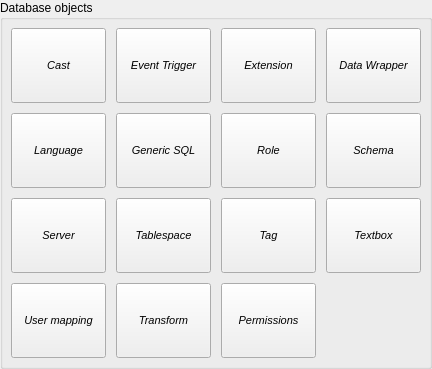
       <widget class="QGroupBox" name="db_objs_grp">
        <property name="title">
         <string>Database objects</string>
        </property>
        <layout class="QGridLayout" name="gridLayout_9">
         <property name="leftMargin">
          <number>4</number>
         </property>
         <property name="topMargin">
          <number>4</number>
         </property>
         <property name="rightMargin">
          <number>4</number>
         </property>
         <property name="bottomMargin">
          <number>4</number>
         </property>
         <item row="0" column="0">
          <widget class="QWidget" name="db_objs_btns_wgt" native="true">
           <property name="sizePolicy">
            <sizepolicy hsizetype="Preferred" vsizetype="Fixed">
             <horstretch>0</horstretch>
             <verstretch>0</verstretch>
            </sizepolicy>
           </property>
           <layout class="QGridLayout" name="gridLayout_4">
            <property name="leftMargin">
             <number>4</number>
            </property>
            <property name="topMargin">
             <number>4</number>
            </property>
            <property name="rightMargin">
             <number>4</number>
            </property>
            <property name="bottomMargin">
             <number>4</number>
            </property>
            <property name="spacing">
             <number>10</number>
            </property>
            <item row="1" column="1">
             <widget class="QToolButton" name="genericsql_tb">
              <property name="sizePolicy">
               <sizepolicy hsizetype="Preferred" vsizetype="Fixed">
                <horstretch>0</horstretch>
                <verstretch>0</verstretch>
               </sizepolicy>
              </property>
              <property name="minimumSize">
               <size>
                <width>95</width>
                <height>75</height>
               </size>
              </property>
              <property name="font">
               <font>
                <pointsize>8</pointsize>
                <weight>50</weight>
                <italic>true</italic>
                <bold>false</bold>
               </font>
              </property>
              <property name="focusPolicy">
               <enum>Qt::NoFocus</enum>
              </property>
              <property name="text">
               <string>Generic SQL</string>
              </property>
              <property name="icon">
               <iconset resource="../res/resources.qrc">
                <normaloff>:/icons/icons/genericsql.png</normaloff>:/icons/icons/genericsql.png</iconset>
              </property>
              <property name="iconSize">
               <size>
                <width>32</width>
                <height>32</height>
               </size>
              </property>
              <property name="autoExclusive">
               <bool>false</bool>
              </property>
              <property name="popupMode">
               <enum>QToolButton::InstantPopup</enum>
              </property>
              <property name="toolButtonStyle">
               <enum>Qt::ToolButtonTextUnderIcon</enum>
              </property>
             </widget>
            </item>
            <item row="0" column="2">
             <widget class="QToolButton" name="extension_tb">
              <property name="sizePolicy">
               <sizepolicy hsizetype="Preferred" vsizetype="Fixed">
                <horstretch>0</horstretch>
                <verstretch>0</verstretch>
               </sizepolicy>
              </property>
              <property name="minimumSize">
               <size>
                <width>95</width>
                <height>75</height>
               </size>
              </property>
              <property name="font">
               <font>
                <pointsize>8</pointsize>
                <weight>50</weight>
                <italic>true</italic>
                <bold>false</bold>
               </font>
              </property>
              <property name="focusPolicy">
               <enum>Qt::NoFocus</enum>
              </property>
              <property name="text">
               <string>Extension</string>
              </property>
              <property name="icon">
               <iconset resource="../res/resources.qrc">
                <normaloff>:/icons/icons/extension.png</normaloff>:/icons/icons/extension.png</iconset>
              </property>
              <property name="iconSize">
               <size>
                <width>32</width>
                <height>32</height>
               </size>
              </property>
              <property name="autoExclusive">
               <bool>false</bool>
              </property>
              <property name="popupMode">
               <enum>QToolButton::InstantPopup</enum>
              </property>
              <property name="toolButtonStyle">
               <enum>Qt::ToolButtonTextUnderIcon</enum>
              </property>
             </widget>
            </item>
            <item row="0" column="4">
             <widget class="QToolButton" name="fdw_tb">
              <property name="sizePolicy">
               <sizepolicy hsizetype="Preferred" vsizetype="Fixed">
                <horstretch>0</horstretch>
                <verstretch>0</verstretch>
               </sizepolicy>
              </property>
              <property name="minimumSize">
               <size>
                <width>95</width>
                <height>75</height>
               </size>
              </property>
              <property name="font">
               <font>
                <pointsize>8</pointsize>
                <weight>50</weight>
                <italic>true</italic>
                <bold>false</bold>
               </font>
              </property>
              <property name="focusPolicy">
               <enum>Qt::NoFocus</enum>
              </property>
              <property name="text">
               <string>Data Wrapper</string>
              </property>
              <property name="icon">
               <iconset resource="../res/resources.qrc">
                <normaloff>:/icons/icons/foreigndatawrapper.png</normaloff>:/icons/icons/foreigndatawrapper.png</iconset>
              </property>
              <property name="iconSize">
               <size>
                <width>32</width>
                <height>32</height>
               </size>
              </property>
              <property name="autoExclusive">
               <bool>false</bool>
              </property>
              <property name="popupMode">
               <enum>QToolButton::InstantPopup</enum>
              </property>
              <property name="toolButtonStyle">
               <enum>Qt::ToolButtonTextUnderIcon</enum>
              </property>
             </widget>
            </item>
            <item row="1" column="2">
             <widget class="QToolButton" name="role_tb">
              <property name="sizePolicy">
               <sizepolicy hsizetype="Preferred" vsizetype="Fixed">
                <horstretch>0</horstretch>
                <verstretch>0</verstretch>
               </sizepolicy>
              </property>
              <property name="minimumSize">
               <size>
                <width>95</width>
                <height>75</height>
               </size>
              </property>
              <property name="font">
               <font>
                <pointsize>8</pointsize>
                <weight>50</weight>
                <italic>true</italic>
                <bold>false</bold>
               </font>
              </property>
              <property name="focusPolicy">
               <enum>Qt::NoFocus</enum>
              </property>
              <property name="text">
               <string>Role</string>
              </property>
              <property name="icon">
               <iconset resource="../res/resources.qrc">
                <normaloff>:/icons/icons/role.png</normaloff>:/icons/icons/role.png</iconset>
              </property>
              <property name="iconSize">
               <size>
                <width>32</width>
                <height>32</height>
               </size>
              </property>
              <property name="autoExclusive">
               <bool>false</bool>
              </property>
              <property name="popupMode">
               <enum>QToolButton::InstantPopup</enum>
              </property>
              <property name="toolButtonStyle">
               <enum>Qt::ToolButtonTextUnderIcon</enum>
              </property>
             </widget>
            </item>
            <item row="2" column="0">
             <widget class="QToolButton" name="server_tb">
              <property name="sizePolicy">
               <sizepolicy hsizetype="Preferred" vsizetype="Fixed">
                <horstretch>0</horstretch>
                <verstretch>0</verstretch>
               </sizepolicy>
              </property>
              <property name="minimumSize">
               <size>
                <width>95</width>
                <height>75</height>
               </size>
              </property>
              <property name="font">
               <font>
                <pointsize>8</pointsize>
                <weight>50</weight>
                <italic>true</italic>
                <bold>false</bold>
               </font>
              </property>
              <property name="focusPolicy">
               <enum>Qt::NoFocus</enum>
              </property>
              <property name="text">
               <string>Server</string>
              </property>
              <property name="icon">
               <iconset resource="../res/resources.qrc">
                <normaloff>:/icons/icons/foreignserver.png</normaloff>:/icons/icons/foreignserver.png</iconset>
              </property>
              <property name="iconSize">
               <size>
                <width>32</width>
                <height>32</height>
               </size>
              </property>
              <property name="autoExclusive">
               <bool>false</bool>
              </property>
              <property name="popupMode">
               <enum>QToolButton::InstantPopup</enum>
              </property>
              <property name="toolButtonStyle">
               <enum>Qt::ToolButtonTextUnderIcon</enum>
              </property>
             </widget>
            </item>
            <item row="1" column="4">
             <widget class="QToolButton" name="schema_tb">
              <property name="sizePolicy">
               <sizepolicy hsizetype="Preferred" vsizetype="Fixed">
                <horstretch>0</horstretch>
                <verstretch>0</verstretch>
               </sizepolicy>
              </property>
              <property name="minimumSize">
               <size>
                <width>95</width>
                <height>75</height>
               </size>
              </property>
              <property name="font">
               <font>
                <pointsize>8</pointsize>
                <weight>50</weight>
                <italic>true</italic>
                <bold>false</bold>
               </font>
              </property>
              <property name="focusPolicy">
               <enum>Qt::NoFocus</enum>
              </property>
              <property name="text">
               <string>Schema</string>
              </property>
              <property name="icon">
               <iconset resource="../res/resources.qrc">
                <normaloff>:/icons/icons/schema.png</normaloff>:/icons/icons/schema.png</iconset>
              </property>
              <property name="iconSize">
               <size>
                <width>32</width>
                <height>32</height>
               </size>
              </property>
              <property name="autoExclusive">
               <bool>false</bool>
              </property>
              <property name="popupMode">
               <enum>QToolButton::InstantPopup</enum>
              </property>
              <property name="toolButtonStyle">
               <enum>Qt::ToolButtonTextUnderIcon</enum>
              </property>
             </widget>
            </item>
            <item row="0" column="1">
             <widget class="QToolButton" name="eventtrigger_tb">
              <property name="sizePolicy">
               <sizepolicy hsizetype="Preferred" vsizetype="Fixed">
                <horstretch>0</horstretch>
                <verstretch>0</verstretch>
               </sizepolicy>
              </property>
              <property name="minimumSize">
               <size>
                <width>95</width>
                <height>75</height>
               </size>
              </property>
              <property name="font">
               <font>
                <pointsize>8</pointsize>
                <weight>50</weight>
                <italic>true</italic>
                <bold>false</bold>
               </font>
              </property>
              <property name="focusPolicy">
               <enum>Qt::NoFocus</enum>
              </property>
              <property name="text">
               <string>Event Trigger</string>
              </property>
              <property name="icon">
               <iconset resource="../res/resources.qrc">
                <normaloff>:/icons/icons/eventtrigger.png</normaloff>:/icons/icons/eventtrigger.png</iconset>
              </property>
              <property name="iconSize">
               <size>
                <width>32</width>
                <height>32</height>
               </size>
              </property>
              <property name="autoExclusive">
               <bool>false</bool>
              </property>
              <property name="popupMode">
               <enum>QToolButton::InstantPopup</enum>
              </property>
              <property name="toolButtonStyle">
               <enum>Qt::ToolButtonTextUnderIcon</enum>
              </property>
             </widget>
            </item>
            <item row="1" column="0">
             <widget class="QToolButton" name="language_tb">
              <property name="sizePolicy">
               <sizepolicy hsizetype="Preferred" vsizetype="Fixed">
                <horstretch>0</horstretch>
                <verstretch>0</verstretch>
               </sizepolicy>
              </property>
              <property name="minimumSize">
               <size>
                <width>95</width>
                <height>75</height>
               </size>
              </property>
              <property name="font">
               <font>
                <pointsize>8</pointsize>
                <weight>50</weight>
                <italic>true</italic>
                <bold>false</bold>
               </font>
              </property>
              <property name="focusPolicy">
               <enum>Qt::NoFocus</enum>
              </property>
              <property name="text">
               <string>Language</string>
              </property>
              <property name="icon">
               <iconset resource="../res/resources.qrc">
                <normaloff>:/icons/icons/language.png</normaloff>:/icons/icons/language.png</iconset>
              </property>
              <property name="iconSize">
               <size>
                <width>32</width>
                <height>32</height>
               </size>
              </property>
              <property name="autoExclusive">
               <bool>false</bool>
              </property>
              <property name="popupMode">
               <enum>QToolButton::InstantPopup</enum>
              </property>
              <property name="toolButtonStyle">
               <enum>Qt::ToolButtonTextUnderIcon</enum>
              </property>
             </widget>
            </item>
            <item row="0" column="0">
             <widget class="QToolButton" name="cast_tb">
              <property name="sizePolicy">
               <sizepolicy hsizetype="Preferred" vsizetype="Fixed">
                <horstretch>0</horstretch>
                <verstretch>0</verstretch>
               </sizepolicy>
              </property>
              <property name="minimumSize">
               <size>
                <width>95</width>
                <height>75</height>
               </size>
              </property>
              <property name="font">
               <font>
                <pointsize>8</pointsize>
                <weight>50</weight>
                <italic>true</italic>
                <bold>false</bold>
               </font>
              </property>
              <property name="focusPolicy">
               <enum>Qt::NoFocus</enum>
              </property>
              <property name="text">
               <string>Cast</string>
              </property>
              <property name="icon">
               <iconset resource="../res/resources.qrc">
                <normaloff>:/icons/icons/cast.png</normaloff>:/icons/icons/cast.png</iconset>
              </property>
              <property name="iconSize">
               <size>
                <width>32</width>
                <height>32</height>
               </size>
              </property>
              <property name="shortcut">
               <string>A</string>
              </property>
              <property name="autoExclusive">
               <bool>false</bool>
              </property>
              <property name="popupMode">
               <enum>QToolButton::InstantPopup</enum>
              </property>
              <property name="toolButtonStyle">
               <enum>Qt::ToolButtonTextUnderIcon</enum>
              </property>
             </widget>
            </item>
            <item row="2" column="1">
             <widget class="QToolButton" name="tablespace_tb">
              <property name="sizePolicy">
               <sizepolicy hsizetype="Preferred" vsizetype="Fixed">
                <horstretch>0</horstretch>
                <verstretch>0</verstretch>
               </sizepolicy>
              </property>
              <property name="minimumSize">
               <size>
                <width>95</width>
                <height>75</height>
               </size>
              </property>
              <property name="font">
               <font>
                <pointsize>8</pointsize>
                <weight>50</weight>
                <italic>true</italic>
                <bold>false</bold>
               </font>
              </property>
              <property name="focusPolicy">
               <enum>Qt::NoFocus</enum>
              </property>
              <property name="text">
               <string>Tablespace</string>
              </property>
              <property name="icon">
               <iconset resource="../res/resources.qrc">
                <normaloff>:/icons/icons/tablespace.png</normaloff>:/icons/icons/tablespace.png</iconset>
              </property>
              <property name="iconSize">
               <size>
                <width>32</width>
                <height>32</height>
               </size>
              </property>
              <property name="autoExclusive">
               <bool>false</bool>
              </property>
              <property name="popupMode">
               <enum>QToolButton::InstantPopup</enum>
              </property>
              <property name="toolButtonStyle">
               <enum>Qt::ToolButtonTextUnderIcon</enum>
              </property>
             </widget>
            </item>
            <item row="2" column="2">
             <widget class="QToolButton" name="tag_tb">
              <property name="sizePolicy">
               <sizepolicy hsizetype="Preferred" vsizetype="Fixed">
                <horstretch>0</horstretch>
                <verstretch>0</verstretch>
               </sizepolicy>
              </property>
              <property name="minimumSize">
               <size>
                <width>95</width>
                <height>75</height>
               </size>
              </property>
              <property name="font">
               <font>
                <pointsize>8</pointsize>
                <weight>50</weight>
                <italic>true</italic>
                <bold>false</bold>
               </font>
              </property>
              <property name="focusPolicy">
               <enum>Qt::NoFocus</enum>
              </property>
              <property name="text">
               <string>Tag</string>
              </property>
              <property name="icon">
               <iconset resource="../res/resources.qrc">
                <normaloff>:/icons/icons/tag.png</normaloff>:/icons/icons/tag.png</iconset>
              </property>
              <property name="iconSize">
               <size>
                <width>32</width>
                <height>32</height>
               </size>
              </property>
              <property name="autoExclusive">
               <bool>false</bool>
              </property>
              <property name="popupMode">
               <enum>QToolButton::InstantPopup</enum>
              </property>
              <property name="toolButtonStyle">
               <enum>Qt::ToolButtonTextUnderIcon</enum>
              </property>
             </widget>
            </item>
            <item row="2" column="4">
             <widget class="QToolButton" name="textbox_tb">
              <property name="sizePolicy">
               <sizepolicy hsizetype="Preferred" vsizetype="Fixed">
                <horstretch>0</horstretch>
                <verstretch>0</verstretch>
               </sizepolicy>
              </property>
              <property name="minimumSize">
               <size>
                <width>95</width>
                <height>75</height>
               </size>
              </property>
              <property name="font">
               <font>
                <pointsize>8</pointsize>
                <weight>50</weight>
                <italic>true</italic>
                <bold>false</bold>
               </font>
              </property>
              <property name="focusPolicy">
               <enum>Qt::NoFocus</enum>
              </property>
              <property name="text">
               <string>Textbox</string>
              </property>
              <property name="icon">
               <iconset resource="../res/resources.qrc">
                <normaloff>:/icons/icons/textbox.png</normaloff>:/icons/icons/textbox.png</iconset>
              </property>
              <property name="iconSize">
               <size>
                <width>32</width>
                <height>32</height>
               </size>
              </property>
              <property name="autoExclusive">
               <bool>false</bool>
              </property>
              <property name="popupMode">
               <enum>QToolButton::InstantPopup</enum>
              </property>
              <property name="toolButtonStyle">
               <enum>Qt::ToolButtonTextUnderIcon</enum>
              </property>
             </widget>
            </item>
            <item row="4" column="0">
             <widget class="QToolButton" name="user_mapping_tb">
              <property name="sizePolicy">
               <sizepolicy hsizetype="Preferred" vsizetype="Fixed">
                <horstretch>0</horstretch>
                <verstretch>0</verstretch>
               </sizepolicy>
              </property>
              <property name="minimumSize">
               <size>
                <width>95</width>
                <height>75</height>
               </size>
              </property>
              <property name="font">
               <font>
                <pointsize>8</pointsize>
                <weight>50</weight>
                <italic>true</italic>
                <bold>false</bold>
               </font>
              </property>
              <property name="focusPolicy">
               <enum>Qt::NoFocus</enum>
              </property>
              <property name="text">
               <string>User mapping</string>
              </property>
              <property name="icon">
               <iconset resource="../res/resources.qrc">
                <normaloff>:/icons/icons/usermapping.png</normaloff>:/icons/icons/usermapping.png</iconset>
              </property>
              <property name="iconSize">
               <size>
                <width>32</width>
                <height>32</height>
               </size>
              </property>
              <property name="autoExclusive">
               <bool>false</bool>
              </property>
              <property name="popupMode">
               <enum>QToolButton::InstantPopup</enum>
              </property>
              <property name="toolButtonStyle">
               <enum>Qt::ToolButtonTextUnderIcon</enum>
              </property>
             </widget>
            </item>
            <item row="4" column="2">
             <widget class="QToolButton" name="db_sch_perms_tb">
              <property name="sizePolicy">
               <sizepolicy hsizetype="Preferred" vsizetype="Fixed">
                <horstretch>0</horstretch>
                <verstretch>0</verstretch>
               </sizepolicy>
              </property>
              <property name="minimumSize">
               <size>
                <width>95</width>
                <height>75</height>
               </size>
              </property>
              <property name="font">
               <font>
                <pointsize>8</pointsize>
                <weight>50</weight>
                <italic>true</italic>
                <bold>false</bold>
               </font>
              </property>
              <property name="focusPolicy">
               <enum>Qt::NoFocus</enum>
              </property>
              <property name="text">
               <string>Permissions</string>
              </property>
              <property name="icon">
               <iconset resource="../res/resources.qrc">
                <normaloff>:/icons/icons/permission.png</normaloff>:/icons/icons/permission.png</iconset>
              </property>
              <property name="iconSize">
               <size>
                <width>32</width>
                <height>32</height>
               </size>
              </property>
              <property name="autoExclusive">
               <bool>false</bool>
              </property>
              <property name="popupMode">
               <enum>QToolButton::InstantPopup</enum>
              </property>
              <property name="toolButtonStyle">
               <enum>Qt::ToolButtonTextUnderIcon</enum>
              </property>
             </widget>
            </item>
            <item row="4" column="1">
             <widget class="QToolButton" name="transform_tb">
              <property name="sizePolicy">
               <sizepolicy hsizetype="Preferred" vsizetype="Fixed">
                <horstretch>0</horstretch>
                <verstretch>0</verstretch>
               </sizepolicy>
              </property>
              <property name="minimumSize">
               <size>
                <width>95</width>
                <height>75</height>
               </size>
              </property>
              <property name="font">
               <font>
                <pointsize>8</pointsize>
                <weight>50</weight>
                <italic>true</italic>
                <bold>false</bold>
               </font>
              </property>
              <property name="focusPolicy">
               <enum>Qt::NoFocus</enum>
              </property>
              <property name="text">
               <string>Transform</string>
              </property>
              <property name="icon">
               <iconset resource="../res/resources.qrc">
                <normaloff>:/icons/icons/transform.png</normaloff>:/icons/icons/transform.png</iconset>
              </property>
              <property name="iconSize">
               <size>
                <width>32</width>
                <height>32</height>
               </size>
              </property>
              <property name="autoExclusive">
               <bool>false</bool>
              </property>
              <property name="popupMode">
               <enum>QToolButton::InstantPopup</enum>
              </property>
              <property name="toolButtonStyle">
               <enum>Qt::ToolButtonTextUnderIcon</enum>
              </property>
             </widget>
            </item>
           </layout>
          </widget>
         </item>
        </layout>
       </widget>
